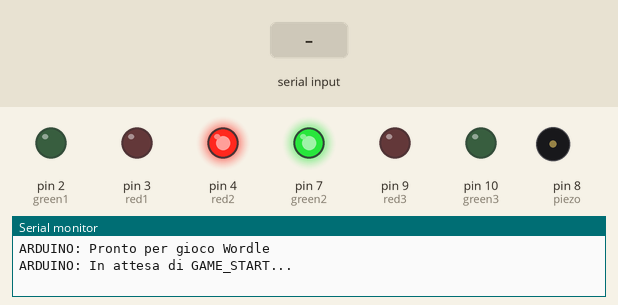
Recording of a sketch running on a simulated Arduino Uno, built with avr-gcc and run on an emulated ATmega328P. Shown: output pins drawn as LEDs (lit = HIGH), buzzer (waves = sounding, pin HIGH), the last lines printed to the serial monitor. The inputs (shaded band) are chosen by the test bench. Random numbers use the default seed unless the sketch sets one.

Above: at 1.2 s.
1.3 s: "GAME_START\n" received over Serial
2.8 s: "TRY:\n" received over Serial
At 4.0 s:
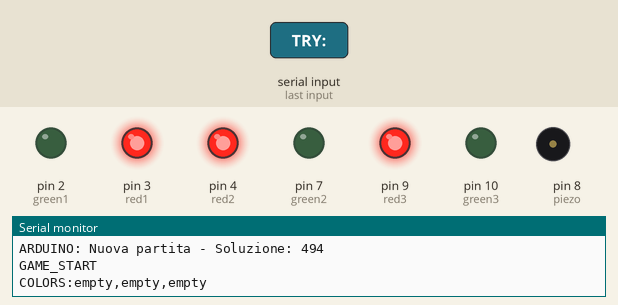
4.3 s: "TRY:90\n" received over Serial
At 5.2 s:
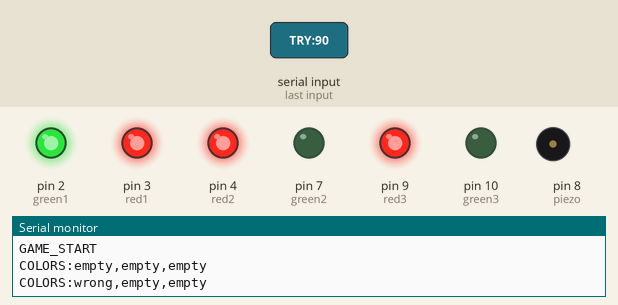
5.8 s: "TRY:,45\n" received over Serial
At 6.4 s:
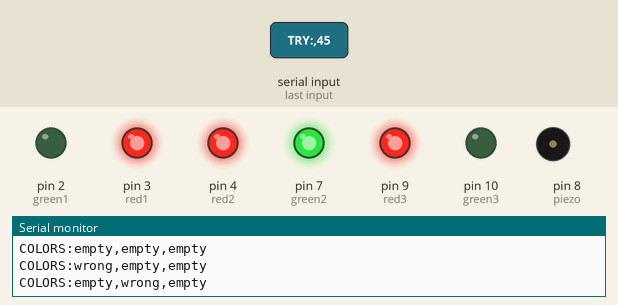
Timing chart, 0 to 8.3 s (numbered marks = the images above; inputs shaded):
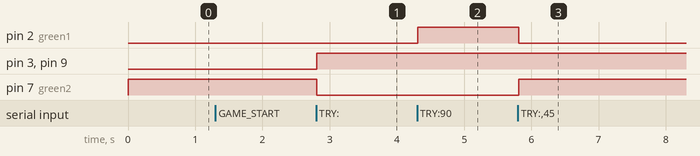

The sketch:

Maincode.ino
```cpp
const int NUM_DIGITS = 3;
const int MAX_ATTEMPTS = 6;

String soluzione;
int currentAttemptCount = 0;
bool gameActive = false;

//---- variabili per led ----
#define red1 3		// led 1 colore rosso
#define green1 2	// led 1 colore verde
#define red2 4		// led 2 colore rosso
#define green2 7	// led 2 colore verde
#define red3 9		// led 3 colore rosso
#define green3 10	// led 3 colore verde
#define piezo 8		// pin positivo del buzzer

#define BASE 10  	// numeri in base 10
int redPin;			// pin del colore rosso di un led
int greenPin;		// pin del colore verde di un led

int countersSol[BASE];	// per contare quante volte le cifre da 0 a 9 compaiono nella soluzione
int valutati[BASE];		// il numero di cifre dell'input già valutate
int cInput;				// l'i-esimo carattere della stringa input

void setup() {
    Serial.begin(9600);

    // imposto tutti i pin di tutti i led in modalità OUTPUT
    pinMode(red1, OUTPUT);
    pinMode(green1, OUTPUT);
    // pinMode(blue1, OUTPUT);
    pinMode(red2, OUTPUT);
    pinMode(green2, OUTPUT);
    // pinMode(blue2, OUTPUT);
    pinMode(red3, OUTPUT);
    pinMode(green3, OUTPUT);
    // pinMode(blue3, OUTPUT);

    // imposto il pin del piezo in modalità OUTPUT
    pinMode(piezo, OUTPUT);

    switchOffAllLEDs();
    digitalWrite(piezo, LOW);

    randomSeed(analogRead(0));

    while (!Serial) {
        ;  // Attendi che la seriale sia pronta
    }

    Serial.println("ARDUINO: Pronto per gioco Wordle");
    Serial.println("ARDUINO: In attesa di GAME_START...");
}

void loop() {
    if (Serial.available()) {
        String command = Serial.readStringUntil('\n');
        command.trim();
        processCommand(command);
    }
}

void processCommand(String command) {
    if (command == "GAME_START") {
        startNewGame();
    }
	else if (command.startsWith("TRY:")) {
        if (!gameActive) {
            Serial.println("ERROR: Gioco non attivo");
            return;
        }

        String attempt = command.substring(4);
        processAttempt(attempt);
    }
}

void startNewGame() {
    switchOffAllLEDs();

    // Genera una soluzione casuale di 3 cifre
    soluzione = "";
    for (int i = 0; i < NUM_DIGITS; i++)
        soluzione += String(random(0, 10));

    for (int i = 0; i < BASE; i++)
		countersSol[i] = 0;

    for (int i = 0; i < soluzione.length(); i++)
        // conta quante occorrenze di ogni cifra ci sono nella soluzione
        countersSol[(int)(soluzione.charAt(i)) - 48]++;

    currentAttemptCount = 0;
    gameActive = true;

    Serial.println("ARDUINO: Nuova partita - Soluzione: " + soluzione);
    Serial.println("GAME_START");
}

void processAttempt(String attempt) {
    for (int i = 0; i < BASE; i++)
		valutati[i] = 0;
    currentAttemptCount++;

    // Calcola i colori per ogni cifra
    String colors[NUM_DIGITS];

	// Prima passata: cifre corrette nella posizione giusta (right)
    for (int i = 0; i < NUM_DIGITS; i++) {
        if (attempt.charAt(i) == soluzione.charAt(i)) {
            cInput = (int)(attempt.charAt(i)) - 48;
            colors[i] = "right";
            valutati[cInput]++;		// incremento il numero di cInput valutati

            // faccio capire al sistema quale led deve accendere
            switch (i) {
                case 0:
                    redPin = red1;
                    greenPin = green1;
                    break;
                case 1:
                    redPin = red2;
                    greenPin = green2;
                    break;
                case 2:
                    redPin = red3;
                    greenPin = green3;
                    break;
            }

            led(redPin, greenPin, 0, 255);
            // accendo il led di verde
        }
    }

    // Seconda passata: cifre corrette ma in posizione sbagliata (wrong) o assenti (empty)
    for (int i = 0; i < NUM_DIGITS; i++) {
        if (colors[i] == "right") continue;  // Salta quelle già segnate come right

        cInput = (int)(attempt.charAt(i)) - 48;

        // faccio capire al sistema quale led deve accendere
        switch (i) {
            case 0:
                redPin = red1;
                greenPin = green1;
                break;
            case 1:
                redPin = red2;
                greenPin = green2;
                break;
            case 2:
                redPin = red3;
                greenPin = green3;
                break;
        }

        if (valutati[cInput] < countersSol[cInput]) {
            colors[i] = "wrong";
            led(redPin, greenPin, 255, 127);
            // accendo il led di arancione
        }
		else {
            // se l'i-esimo carattere non è presente altre volte nella soluzione
            led(redPin, greenPin, 255, 0);
            // accendo il led di rosso
            colors[i] = "empty";
        }
        valutati[cInput]++;
    }

    // Costruisce la stringa di colori
    String colorString = "COLORS:";
    for (int i = 0; i < NUM_DIGITS; i++) {
        if (i > 0) colorString += ",";
        colorString += colors[i];
    }

    Serial.println(colorString);

    // Controlla vittoria/sconfitta
    if (soluzione == attempt) {
        Serial.println("GAME_OVER:WIN");
        gameActive = false;
        Serial.println("ARDUINO: VITTORIA!");
        for (int i = 0; i < 3; i++) {
            tone(piezo, 1000, 100);
            delay(250);
        }
        noTone(piezo);
    }
    else if (currentAttemptCount >= MAX_ATTEMPTS) {
        Serial.println("GAME_OVER:LOSE La soluzione era: " + soluzione);
        gameActive = false;
    }
}

/**
    accende un led specifico:
    - redPin è il pin del rosso del led RGB
    - greenPin è il pin del verde del led RGB
    - red e green sono le quantità [0, 255] di colore
*/
void led(int redPin, int greenPin, int red, int green) {
	// limita red e green all'intervallo [0, 255]
	red = constrain(red, 0, 255);
	green = constrain(green, 0, 255);

	// illumina i led delle quantità passate
    digitalWrite(redPin, red);
    digitalWrite(greenPin, green);
}

/**
	spegne tutti i led
*/
void switchOffAllLEDs() {
    led(red1, green1, 0, 0);
    led(red2, green2, 255, 255);
    led(red3, green3, 0, 0);
}
```

Measured:
- after the input at 2.8 s, pin 3 (red1), pin 9 (red3): LOW → HIGH at once; pin 7 (green2): HIGH → LOW at once
- after the input at 4.3 s, pin 2 (green1): LOW → HIGH at once
- after the input at 5.8 s, pin 2 (green1): HIGH → LOW at once; pin 7 (green2): LOW → HIGH at once
